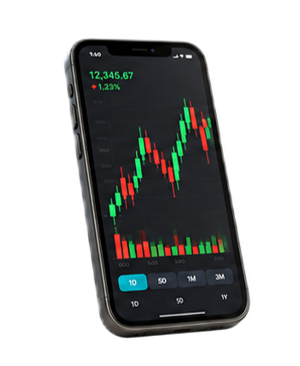
#> input picture ScamAware-iOS/docs/image-targets/scenario1.png, 300 x 366 px; its folder holds only this picture in this run
$ python make-fake-camera.py
#> lines starting #> are read from the running program, lines starting #| are printed output that depends on the picture
"""Turns docs/image-targets/scenario{1..5}.png into Y4M "camera" clips for Chromium's
--use-file-for-fake-video-capture. Needs Pillow (pip install pillow)."""
import os
from PIL import Image

HERE = os.path.dirname(os.path.abspath(__file__))
SRC = os.path.join(HERE, '..', '..', 'docs', 'image-targets')
OUT = os.environ.get('FAKE_CAMERA_DIR', os.path.join(HERE, 'out'))
W, H = 640, 480
os.makedirs(OUT, exist_ok=True)
for i in range(1, 6):
    card = Image.open(os.path.join(SRC, f'scenario{i}.png')).convert('RGB')
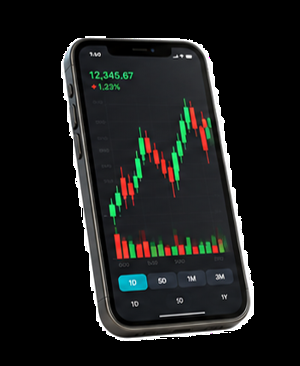
#> card: PIL image 300x366 RGB; mean R, G, B 24.5, 25.8, 24.9
    card.thumbnail((int(W * 0.8), int(H * 0.9)))
    frame = Image.new('RGB', (W, H), (235, 235, 235))
#> frame: PIL image 640x480 RGB; every value is 235
    frame.paste(card, ((W - card.width) // 2, (H - card.height) // 2))
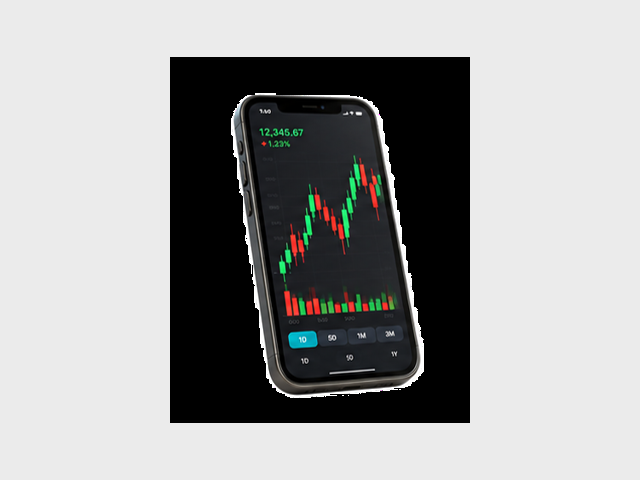
#> frame: PIL image 640x480 RGB; mean R, G, B 159.8, 160.2, 159.9
    y, u, v = frame.convert('YCbCr').split()
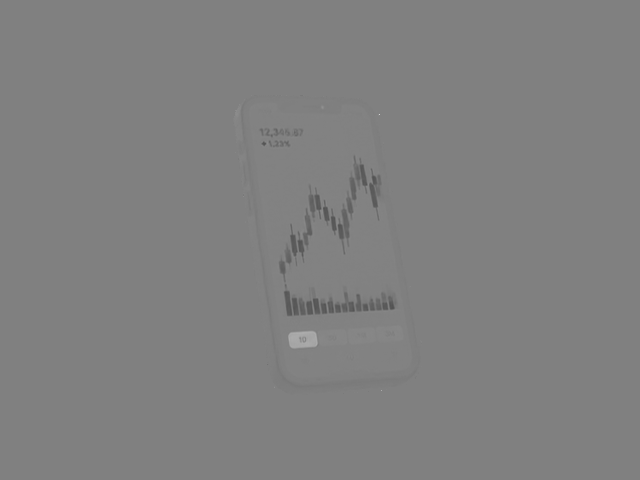
#> u: PIL image 640x480 L; min 82, max 212, mean 127.8
    u, v = u.resize((W // 2, H // 2)), v.resize((W // 2, H // 2))
#> u: PIL image 320x240 L
#> v: PIL image 320x240 L
    with open(os.path.join(OUT, f'target{i}.y4m'), 'wb') as f:
        f.write(f'YUV4MPEG2 W{W} H{H} F10:1 Ip A1:1 C420jpeg\n'.encode())
        for _ in range(20):
            f.write(b'FRAME\n' + y.tobytes() + u.tobytes() + v.tobytes())
#> (the run stopped early here; a loop or call above may not have finished)
